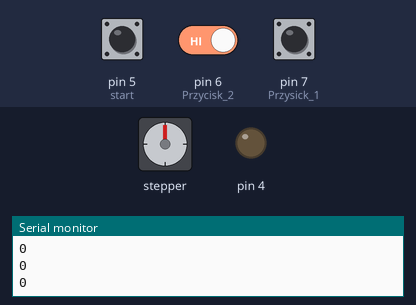
This sketch was run on a simulated Arduino Uno, built with avr-gcc and run on an emulated ATmega328P. Parts: stepper motor, output pins drawn as LEDs (lit = HIGH), the last lines printed to the serial monitor. The test bench sets the inputs (shaded band); at power-on: pin 5 (start) LOW, pin 6 (Przycisk_2) HIGH, pin 7 (Przysick_1) HIGH. Stepper angles assume 2048 steps per turn.

Above: at 1.2 s.
1.3 s: pin 5 (start) pulled LOW for 0.15 s
At 1.42 s:
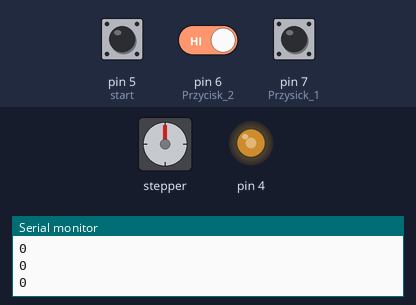
3.0 s: pin 5 (start) pulled LOW for 1 s
At 4.4 s:
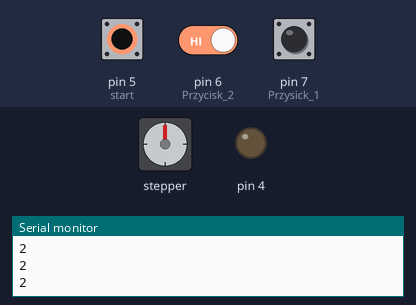
5.5 s: pin 5 (start) pulled LOW for 3.2 s
At 6.7 s:
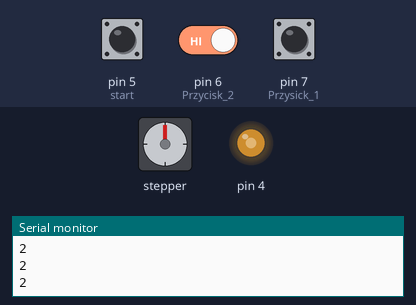
10.2 s: pin 5 (start) driven LOW and pin 6 (Przycisk_2) driven LOW
At 10.68 s:
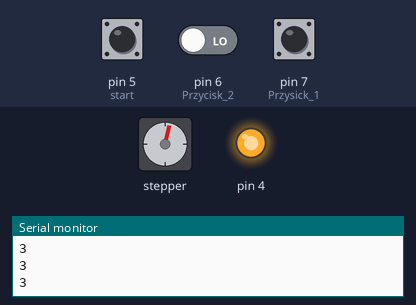
13.2 s: pin 5 (start) driven HIGH
At 14.8 s:
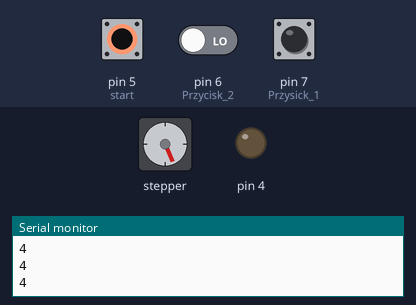
15.1 s: pin 5 (start) driven LOW
At 15.58 s:
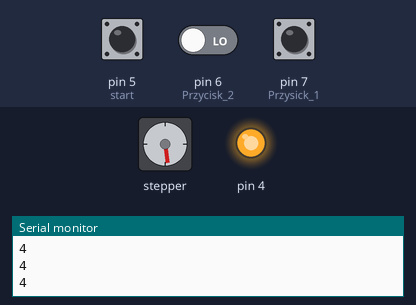
Timing chart, 0 to 20.9 s (numbered marks = the images above; inputs shaded):
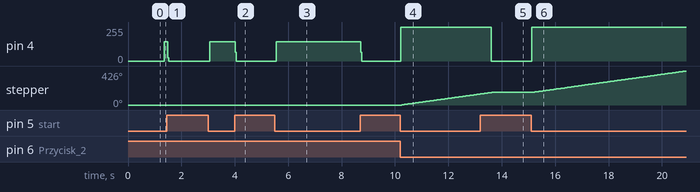

The sketch:

Silnik_dc.ino
```cpp
#include <Stepper.h>
#define ILOSC_KROKOW 32

Stepper Silnik(ILOSC_KROKOW,8,9,10,11);
int n=0;
int buttonstate =0;

void setup() {
  Serial.begin(9600);
pinMode(7,INPUT_PULLUP);  //Przysick 1
pinMode(6,INPUT_PULLUP);  // Przycisk 2
pinMode(5,INPUT_PULLUP);  // start
pinMode(4,OUTPUT);
digitalWrite(4,LOW);
}

void loop() {
  Silnik.setSpeed(500);         // ustawienie prędkości obrotu
  buttonstate=digitalRead(5);

if(buttonstate==LOW){           // zliczanie ilości załączeń
  delay(20);
  n=n+1;
}

while (digitalRead(5) == LOW){     //wlaczenie silnika
    digitalWrite(4,HIGH);          //dioda sygnalizuja wlaczenie
    digitalWrite(5,LOW);

  if(digitalRead(6) == LOW){       //krecenie w prawo
    Silnik.step(128);
  }
  if(digitalRead(7) == LOW){       //krecenie w lewo
    Silnik.step(-128);
  }
  else{
    digitalWrite(4,LOW);
    digitalWrite(5,HIGH);
  }
}

Serial.println(n);
}
```

Measured:
- after the input at 1.3 s, pin 4: 0/255 → 143/255 after 0.06 s, → 0/255 0.12 s later
- after the input at 3.0 s, pin 4: 0/255 → 143/255 after 0.06 s, → 0/255 0.96 s later
- after the input at 5.5 s, pin 4: 0/255 → 143/255 after 0.06 s, → 0/255 3.2 s later
- after the input at 10.2 s, pin 4: 0/255 → 255/255 at once; stepper: keeps turning clockwise at about 47°/s, starting after 0.06 s
- after the input at 13.2 s, pin 4: 255/255 → 0/255 after 0.41 s; stepper: goes on until 13.6 s, then stays 157°
- after the input at 15.1 s, pin 4: 0/255 → 255/255 at once; stepper: keeps turning clockwise at about 47°/s, starting at once
